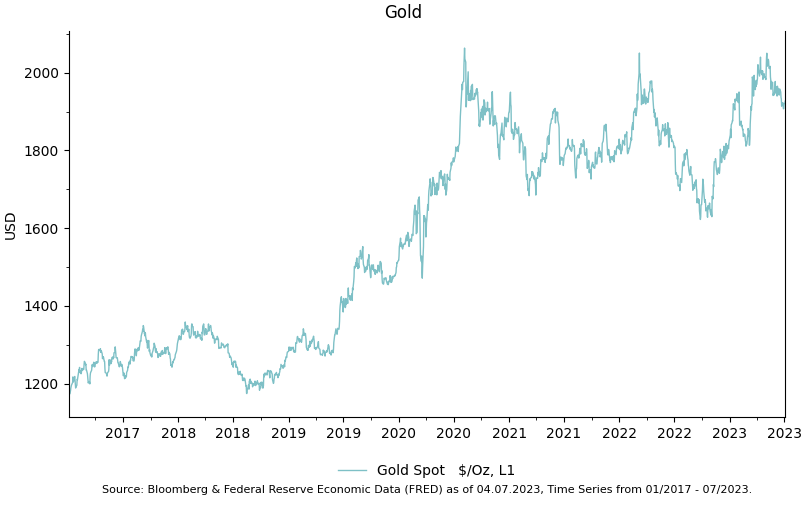

Write Python code to recreate this figure.
from matplotlib.ticker import MultipleLocator

import matplotlib.dates as mdates

from charting.model.chart import Chart
from examples import fred, blp

if __name__ == '__main__':
    d1, t1 = blp.get_series(series_id='XAU Curncy', observation_start="20170101")

    chart = Chart(title="Gold")

    chart.configure_y_axis(y_axis_index=0, label="USD", minor_locator=MultipleLocator(100),
                           major_locator=MultipleLocator(200))

    major_locator = mdates.MonthLocator(interval=6)
    minor_locator = mdates.MonthLocator(interval=3)

    major_formatter = mdates.DateFormatter("%Y")
    chart.configure_x_axis(major_formatter=major_formatter, minor_locator=minor_locator, major_locator=major_locator)

    chart.add_series(x=d1.index, y=d1['y'], label=t1)
    chart.legend()
    chart.plot(path="gold.png")
